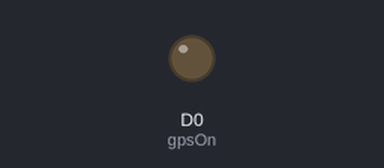
A sketch run on a simulated Particle Photon. Shown: output pins drawn as LEDs (lit = HIGH).

Above: at 0.2 s.
At 39.77 s:
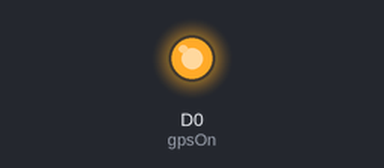
Timing chart, 0 to 51.0 s (numbered marks = the images above):
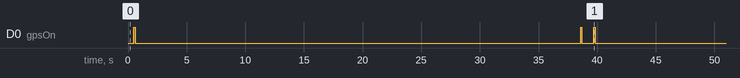

Measured:
- by itself, D0 (gpsOn): repeats every 39.2 s: LOW 38.0 s, HIGH 0.10 s, LOW 1.0 s, HIGH 0.10 s
- by itself, everything shown: repeats every 39.2 s, in 4 steps

The sketch:

tracker.ino
```cpp
//Firmware for Sarah Busch and Emily Wolfe's GPS/3G Pet tracking device
//Uses a Particle Electron and a Nano Hornet GPS Click board
//written by Sarah Busch in November 2016

const int gpsOn = D0; //a pulse of 100ms is recommended to turn gps module on
String gps = "";
String batteryVoltage = "";
String fuelLevel = "";

void setup()
{
    //initialize gps stuff
    Serial1.begin(4800); //default is 8 bits, no parity, 1 stop bit (which seems to be what the GPS sends)
    pinMode(gpsOn, OUTPUT); //giving a pulse to the on/off pin of the nano hornet turns it on/off
    digitalWrite(gpsOn, LOW);

    //initialize batterystuff
    //Particle.function("battery", fuelGauge);
    Particle.variable("batteryVolts", &batteryVoltage, STRING);
    Particle.variable("batteryLevel", &fuelLevel, STRING);

    //Time.zone(-8);
}

void loop()
{
    fuelGauge();
    gpsData();
}

void gpsData()
{
    gpsPulse(); //turn GPS on
    delay(37000); //wait so nano can get a fix

    gps = "";
    int bytes = Serial1.available();
    for(int count=0; count < bytes; count++)
    {
        gps += Serial1.readString();
    }

    gpsPulse(); //turn GPS off
    publish();
}

void gpsPulse()
{
    delay(500); //to ensure there is at least 1s between pulses, as recommended by the manufacturer
    digitalWrite(gpsOn, HIGH); //gives the gps module a pulse to turn it on
    delay(100); //100ms as recommended by nano hornet datasheet
    digitalWrite(gpsOn, LOW);
    delay(500);
}

void publish()
{
    bool success;
    success = Particle.publish("trackerData", gps);
    if (!success)
    {
      // if event publish did not work
      //lastTime = 0; //so it will try again
      //publish();
    }
}

int fuelGauge() //Particle functions must take a String and return an int
{
    FuelGauge fuel;
    double batteryV = fuel.getVCell();
    double fuelLvl = fuel.getSoC(); //state of charge

    batteryVoltage = String::format("%.3f", batteryV);
    fuelLevel = String::format("%.1f", fuelLvl);

    return 1;
}
```
